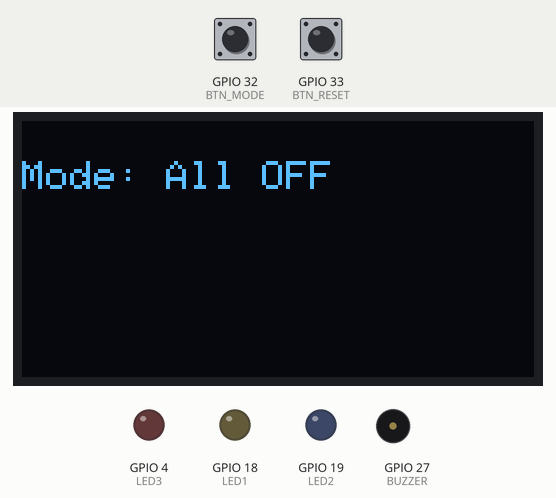
The sketch below on a simulated ESP32. Parts: 128×64 one-colour display, output pins drawn as LEDs (lit = HIGH), buzzer (waves = sounding). Dashed ring = blinking. The test bench sets the inputs (shaded band); at power-on: GPIO 32 (BTN_MODE) HIGH, GPIO 33 (BTN_RESET) HIGH.

Above: at 2.2 s.
2.3 s: GPIO 32 (BTN_MODE) pulled LOW for 0.15 s
At 2.47 s:
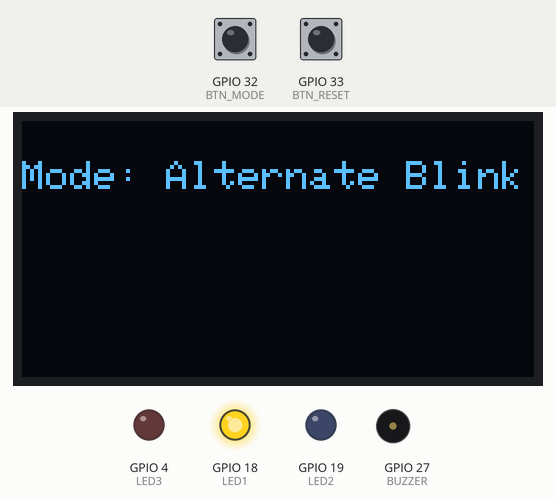
3.0 s: GPIO 32 (BTN_MODE) pulled LOW for 1 s
At 4.2 s:
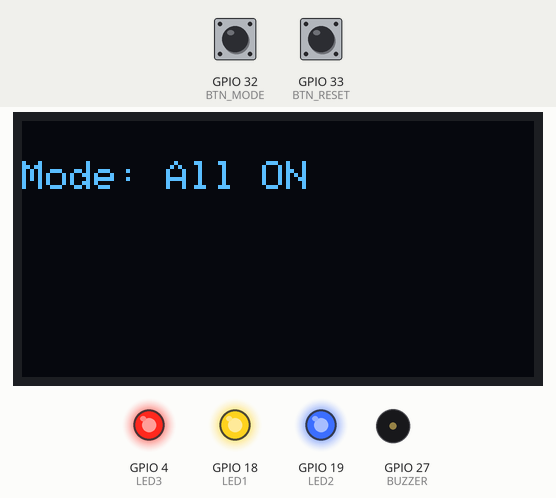
5.5 s: GPIO 32 (BTN_MODE) pulled LOW for 0.15 s
At 5.67 s:
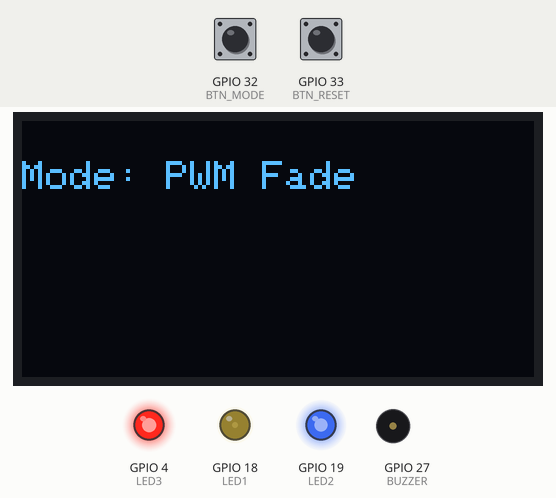
6.2 s: GPIO 33 (BTN_RESET) pulled LOW for 3.2 s
At 6.57 s:
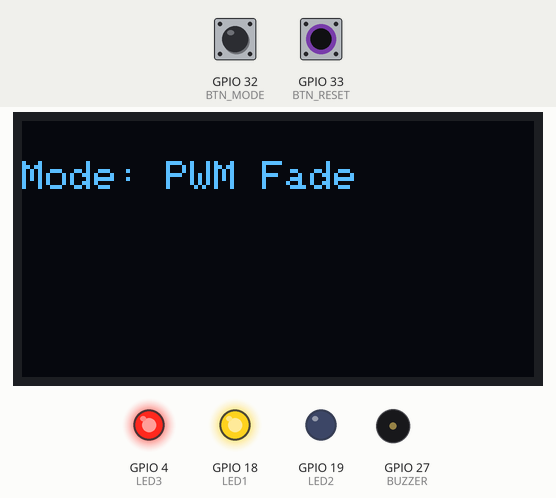
10.9 s: GPIO 32 (BTN_MODE) pulled LOW for 3.2 s
At 11.07 s:
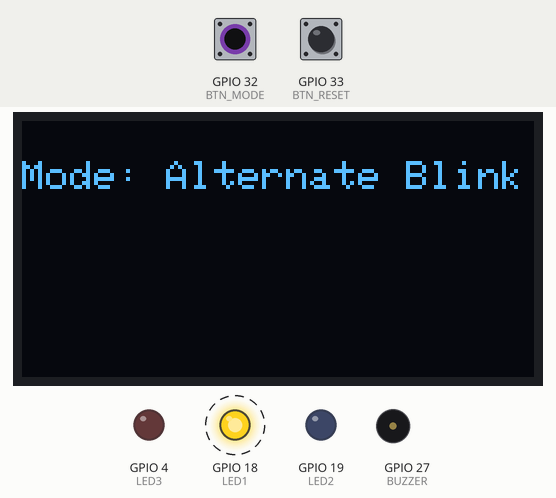
14.7 s: GPIO 33 (BTN_RESET) pulled LOW for 1 s
At 14.98 s:
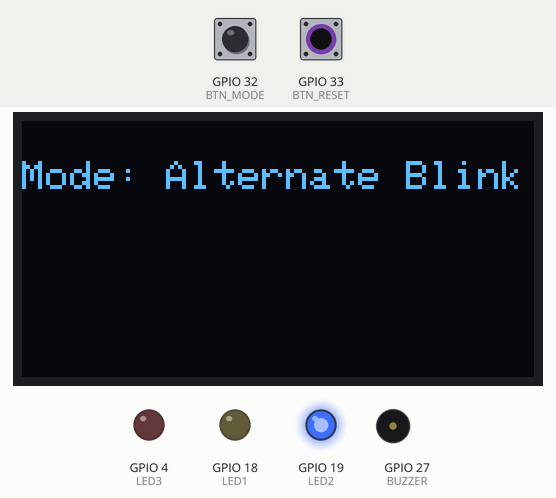
Timing chart, 0 to 17.7 s (numbered marks = the images above; inputs shaded):
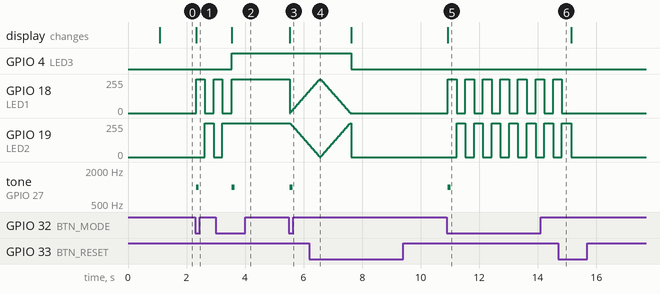

Measured:
- after the input at 2.3 s, GPIO 18 (LED1): 0/255 → 255/255 at once, → 0/255 0.30 s later, → 255/255 0.30 s later; GPIO 19 (LED2): 0/255 → 255/255 after 0.33 s, → 0/255 0.30 s later; tone on GPIO 27 (BUZZER): silent → 1000 Hz at once, → silent 0.10 s later; the display: changes at once (image 1)
- after the input at 3.0 s, GPIO 4 (LED3): LOW → HIGH after 0.55 s; GPIO 18 (LED1): goes on until 3.6 s, then stays 255/255; GPIO 19 (LED2): goes on until 3.2 s, then stays 255/255; tone on GPIO 27 (BUZZER): silent → 1000 Hz after 0.55 s, → silent 0.10 s later; the display: changes after 0.55 s (image 2)
- after the input at 5.5 s, GPIO 19 (LED2): moves from 255/255 to 90/255 over 0.64 s, starting after 0.05 s; tone on GPIO 27 (BUZZER): silent → 1000 Hz at once, → silent 0.10 s later; the display: changes at once (image 3)
- after the input at 6.2 s, GPIO 4 (LED3): HIGH → LOW after 1.4 s; GPIO 18 (LED1): goes on until 7.6 s, then stays 0/255
- after the input at 10.9 s, GPIO 18 (LED1): alternates 255/255 for 0.30 s and 0/255 for 0.30 s, starting at once; GPIO 19 (LED2): alternates 255/255 for 0.30 s and 0/255 for 0.30 s, starting after 0.33 s; tone on GPIO 27 (BUZZER): silent → 1000 Hz at once, → silent 0.10 s later; the display: changes at once (image 5)
- after the input at 14.7 s, GPIO 18 (LED1): goes on until 14.8 s, then stays 0/255; GPIO 19 (LED2): goes on until 15.2 s, then stays 0/255

The sketch:

sketch.ino
```cpp
#include <Wire.h>
#include <Adafruit_GFX.h>
#include <Adafruit_SSD1306.h>

#define SCREEN_WIDTH 128
#define SCREEN_HEIGHT 64
Adafruit_SSD1306 display(SCREEN_WIDTH, SCREEN_HEIGHT, &Wire, -1);

// Pin definitions
#define LED1 18
#define LED2 19
#define LED3 4
#define BUZZER 27
#define BTN_MODE 32
#define BTN_RESET 33

int mode = 0; // 0: OFF, 1: Alternate Blink, 2: ON, 3: Fade
bool lastButtonState = HIGH;
unsigned long lastDebounceTime = 0;
int fadeValue = 0;

void showMode() {
  display.clearDisplay();
  display.setTextSize(1);
  display.setTextColor(SSD1306_WHITE);
  display.setCursor(0, 10);
  display.print("Mode: ");
  switch (mode) {
    case 0: display.print("All OFF"); break;
    case 1: display.print("Alternate Blink"); break;
    case 2: display.print("All ON"); break;
    case 3: display.print("PWM Fade"); break;
  }
  display.display();
}

void setup() {
  pinMode(LED1, OUTPUT);
  pinMode(LED2, OUTPUT);
  pinMode(LED3, OUTPUT);
  pinMode(BUZZER, OUTPUT);
  pinMode(BTN_MODE, INPUT_PULLUP);
  pinMode(BTN_RESET, INPUT_PULLUP);

  // OLED init
  Wire.begin();
  if (!display.begin(SSD1306_SWITCHCAPVCC, 0x3C)) {
    for (;;);
  }

  display.clearDisplay();
  display.setTextSize(1);
  display.setTextColor(SSD1306_WHITE);
  display.setCursor(10, 20);
  display.print("System Ready!");
  display.display();
  delay(1000);
  showMode();
}

void loop() {
  bool buttonState = digitalRead(BTN_MODE);
  bool resetState = digitalRead(BTN_RESET);

  if (resetState == LOW) {
    mode = 0;
    showMode();
    digitalWrite(LED1, LOW);
    digitalWrite(LED2, LOW);
    digitalWrite(LED3, LOW);
    noTone(BUZZER);
  }

  if (buttonState == LOW && lastButtonState == HIGH && millis() - lastDebounceTime > 300) {
    mode = (mode + 1) % 4;
    showMode();
    tone(BUZZER, 1000, 100);
    lastDebounceTime = millis();
  }
  lastButtonState = buttonState;

  switch (mode) {
    case 0:
      digitalWrite(LED1, LOW);
      digitalWrite(LED2, LOW);
      digitalWrite(LED3, LOW);
      break;

    case 1:
      digitalWrite(LED1, HIGH);
      digitalWrite(LED2, LOW);
      delay(300);
      digitalWrite(LED1, LOW);
      digitalWrite(LED2, HIGH);
      delay(300);
      break;

    case 2:
      digitalWrite(LED1, HIGH);
      digitalWrite(LED2, HIGH);
      digitalWrite(LED3, HIGH);
      break;

    case 3:
      for (fadeValue = 0; fadeValue <= 255; fadeValue += 5) {
        analogWrite(LED1, fadeValue);
        analogWrite(LED2, 255 - fadeValue);
        delay(20);
      }
      for (fadeValue = 255; fadeValue >= 0; fadeValue -= 5) {
        analogWrite(LED1, fadeValue);
        analogWrite(LED2, 255 - fadeValue);
        delay(20);
      }
      break;
  }
}
```
